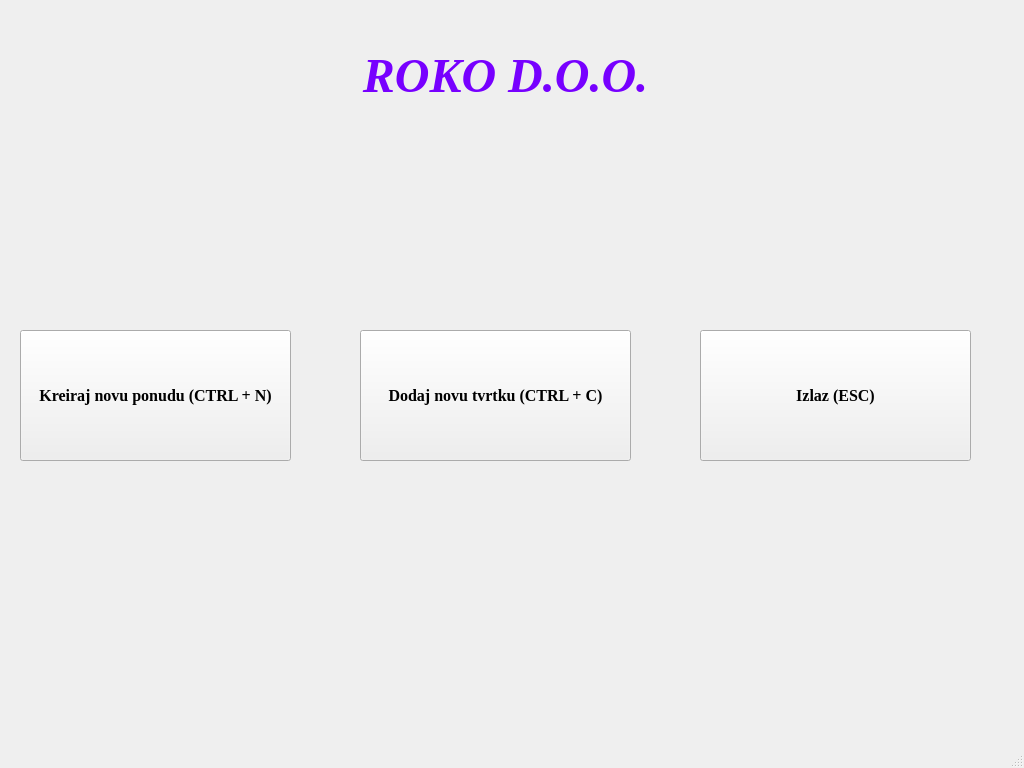
<?xml version="1.0" encoding="UTF-8"?>
<ui version="4.0">
 <class>StartScreen</class>
 <widget class="QMainWindow" name="StartScreen">
  <property name="windowModality">
   <enum>Qt::WindowModal</enum>
  </property>
  <property name="geometry">
   <rect>
    <x>0</x>
    <y>0</y>
    <width>1024</width>
    <height>768</height>
   </rect>
  </property>
  <property name="minimumSize">
   <size>
    <width>1024</width>
    <height>768</height>
   </size>
  </property>
  <property name="maximumSize">
   <size>
    <width>1024</width>
    <height>768</height>
   </size>
  </property>
  <property name="windowTitle">
   <string>Roko d.o.o. ponude - version 1.0</string>
  </property>
  <property name="layoutDirection">
   <enum>Qt::LeftToRight</enum>
  </property>
  <property name="autoFillBackground">
   <bool>false</bool>
  </property>
  <widget class="QWidget" name="centralwidget">
   <widget class="QLabel" name="main_label">
    <property name="geometry">
     <rect>
      <x>6</x>
      <y>40</y>
      <width>1011</width>
      <height>71</height>
     </rect>
    </property>
    <property name="palette">
     <palette>
      <active>
       <colorrole role="WindowText">
        <brush brushstyle="SolidPattern">
         <color alpha="255">
          <red>119</red>
          <green>0</green>
          <blue>255</blue>
         </color>
        </brush>
       </colorrole>
      </active>
      <inactive>
       <colorrole role="WindowText">
        <brush brushstyle="SolidPattern">
         <color alpha="255">
          <red>119</red>
          <green>0</green>
          <blue>255</blue>
         </color>
        </brush>
       </colorrole>
      </inactive>
      <disabled>
       <colorrole role="WindowText">
        <brush brushstyle="SolidPattern">
         <color alpha="255">
          <red>120</red>
          <green>120</green>
          <blue>120</blue>
         </color>
        </brush>
       </colorrole>
      </disabled>
     </palette>
    </property>
    <property name="font">
     <font>
      <family>Times New Roman</family>
      <pointsize>36</pointsize>
      <weight>75</weight>
      <italic>true</italic>
      <bold>true</bold>
     </font>
    </property>
    <property name="text">
     <string>ROKO D.O.O. </string>
    </property>
    <property name="alignment">
     <set>Qt::AlignCenter</set>
    </property>
   </widget>
   <widget class="QPushButton" name="exit_button">
    <property name="geometry">
     <rect>
      <x>700</x>
      <y>330</y>
      <width>271</width>
      <height>131</height>
     </rect>
    </property>
    <property name="font">
     <font>
      <family>Times New Roman</family>
      <pointsize>12</pointsize>
      <weight>75</weight>
      <bold>true</bold>
     </font>
    </property>
    <property name="text">
     <string>Izlaz (ESC)</string>
    </property>
    <property name="shortcut">
     <string>Esc</string>
    </property>
   </widget>
   <widget class="QPushButton" name="add_company_button">
    <property name="geometry">
     <rect>
      <x>360</x>
      <y>330</y>
      <width>271</width>
      <height>131</height>
     </rect>
    </property>
    <property name="font">
     <font>
      <family>Times New Roman</family>
      <pointsize>12</pointsize>
      <weight>75</weight>
      <bold>true</bold>
     </font>
    </property>
    <property name="text">
     <string>Dodaj novu tvrtku (CTRL + C)</string>
    </property>
    <property name="shortcut">
     <string>Ctrl+C</string>
    </property>
   </widget>
   <widget class="QPushButton" name="new_bid_button">
    <property name="geometry">
     <rect>
      <x>20</x>
      <y>330</y>
      <width>271</width>
      <height>131</height>
     </rect>
    </property>
    <property name="palette">
     <palette>
      <active>
       <colorrole role="WindowText">
        <brush brushstyle="SolidPattern">
         <color alpha="255">
          <red>115</red>
          <green>0</green>
          <blue>255</blue>
         </color>
        </brush>
       </colorrole>
      </active>
      <inactive>
       <colorrole role="WindowText">
        <brush brushstyle="SolidPattern">
         <color alpha="255">
          <red>115</red>
          <green>0</green>
          <blue>255</blue>
         </color>
        </brush>
       </colorrole>
      </inactive>
      <disabled>
       <colorrole role="WindowText">
        <brush brushstyle="SolidPattern">
         <color alpha="255">
          <red>120</red>
          <green>120</green>
          <blue>120</blue>
         </color>
        </brush>
       </colorrole>
      </disabled>
     </palette>
    </property>
    <property name="font">
     <font>
      <family>Times New Roman</family>
      <pointsize>12</pointsize>
      <weight>75</weight>
      <bold>true</bold>
     </font>
    </property>
    <property name="text">
     <string>Kreiraj novu ponudu (CTRL + N)</string>
    </property>
    <property name="shortcut">
     <string>Ctrl+N</string>
    </property>
   </widget>
  </widget>
  <widget class="QStatusBar" name="statusbar"/>
 </widget>
 <resources/>
 <connections/>
</ui>
